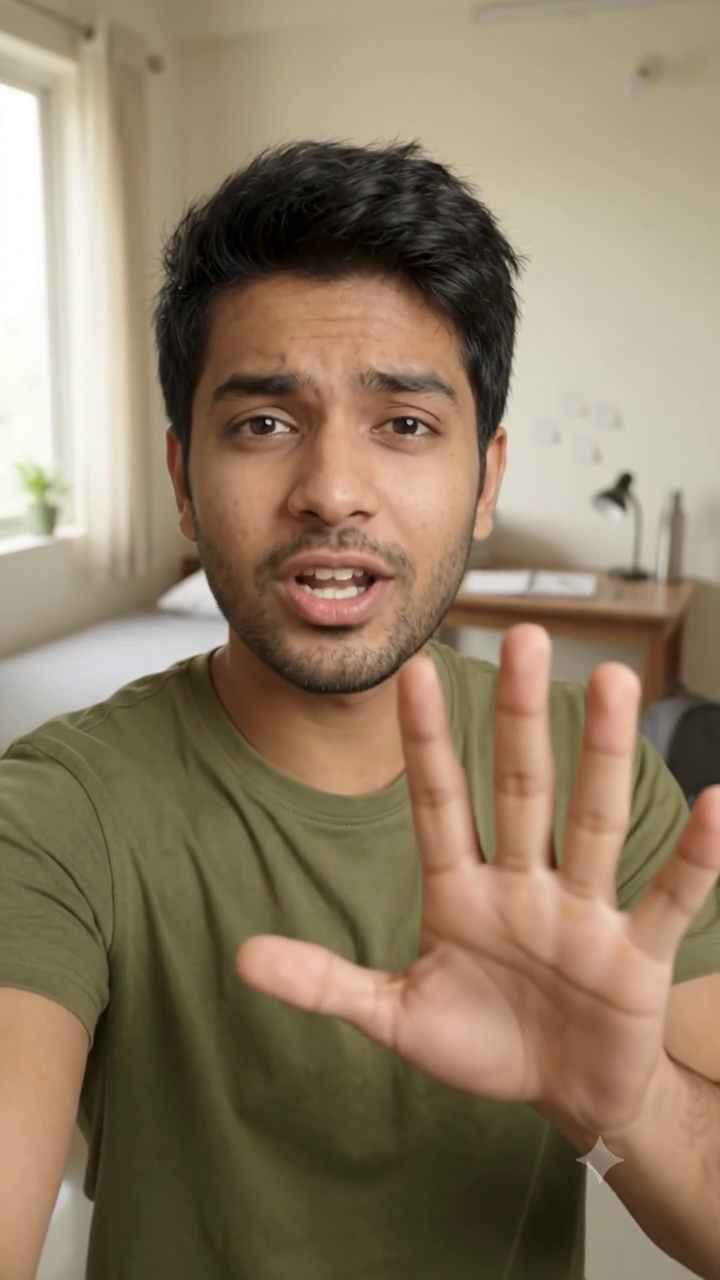
#> input picture frame 19 of ads/reel01/clips/clip1.mp4, 720 x 1280 px
$ python face_track.py
#> lines starting #> are read from the running program, lines starting #| are printed output that depends on the picture
"""Detect the presenter's face per frame (OpenCV Haar) so overlays can avoid eyes/mouth."""
import cv2, json, os
root = os.path.dirname(os.path.dirname(os.path.abspath(__file__)))
casc = cv2.CascadeClassifier(cv2.data.haarcascades + "haarcascade_frontalface_default.xml")
res = {}
for clip in (1, 2, 3):
    cap = cv2.VideoCapture(os.path.join(root, "work", "norm", f"clip{clip}.mp4"))
    f, boxes = 0, []
    while True:
        ok, img = cap.read()
#> img is the input picture: shape (1280, 720, 3); mean B, G, R 101.1, 124.9, 143
        if not ok: break
        if f % 3 == 0:
            g = cv2.cvtColor(cv2.resize(img, (540, 960)), cv2.COLOR_BGR2GRAY)
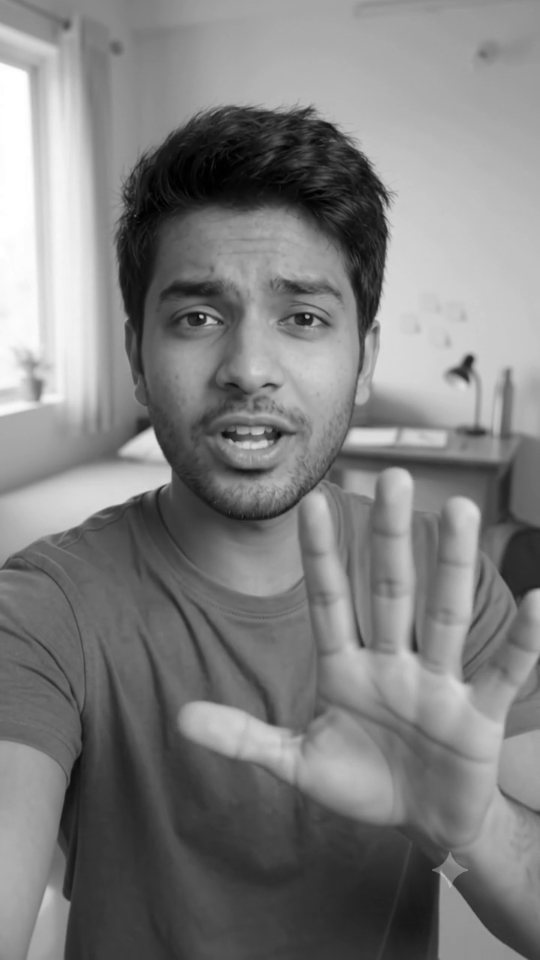
#> g: shape (960, 540); min 0, max 255, mean 127.6
            det = casc.detectMultiScale(g, 1.1, 6, minSize=(120, 120))
#> det = [[101, 199, 294, 294]]
            if len(det):
                x, y, w, h = max(det, key=lambda d: d[2] * d[3])
#> x = 101; y = 199; w = 294; h = 294
                boxes.append({"frame": f, "x": int(x * 2), "y": int(y * 2), "w": int(w * 2), "h": int(h * 2)})
        f += 1
    xs = [b["x"] for b in boxes]; ys = [b["y"] for b in boxes]
    x2 = [b["x"] + b["w"] for b in boxes]; y2 = [b["y"] + b["h"] for b in boxes]
    union = {"x1": min(xs), "y1": min(ys), "x2": max(x2), "y2": max(y2)} if boxes else None
    # eyes ~ 0.30-0.50 of face box height, mouth ~ 0.68-0.90
    res[clip] = {"frames": f, "detections": len(boxes), "union_face_box": union,
                 "eyes_band_union": {"y1": min(b["y"] + int(0.28 * b["h"]) for b in boxes), "y2": max(b["y"] + int(0.52 * b["h"]) for b in boxes)},
                 "mouth_band_union": {"y1": min(b["y"] + int(0.66 * b["h"]) for b in boxes), "y2": max(b["y"] + int(0.92 * b["h"]) for b in boxes)},
                 "boxes": boxes}
    print(clip, f, len(boxes), union, res[clip]["eyes_band_union"], res[clip]["mouth_band_union"])
json.dump(res, open(os.path.join(root, "work", "face_boxes.json"), "w"), indent=1)

$ run again, starting later in the video
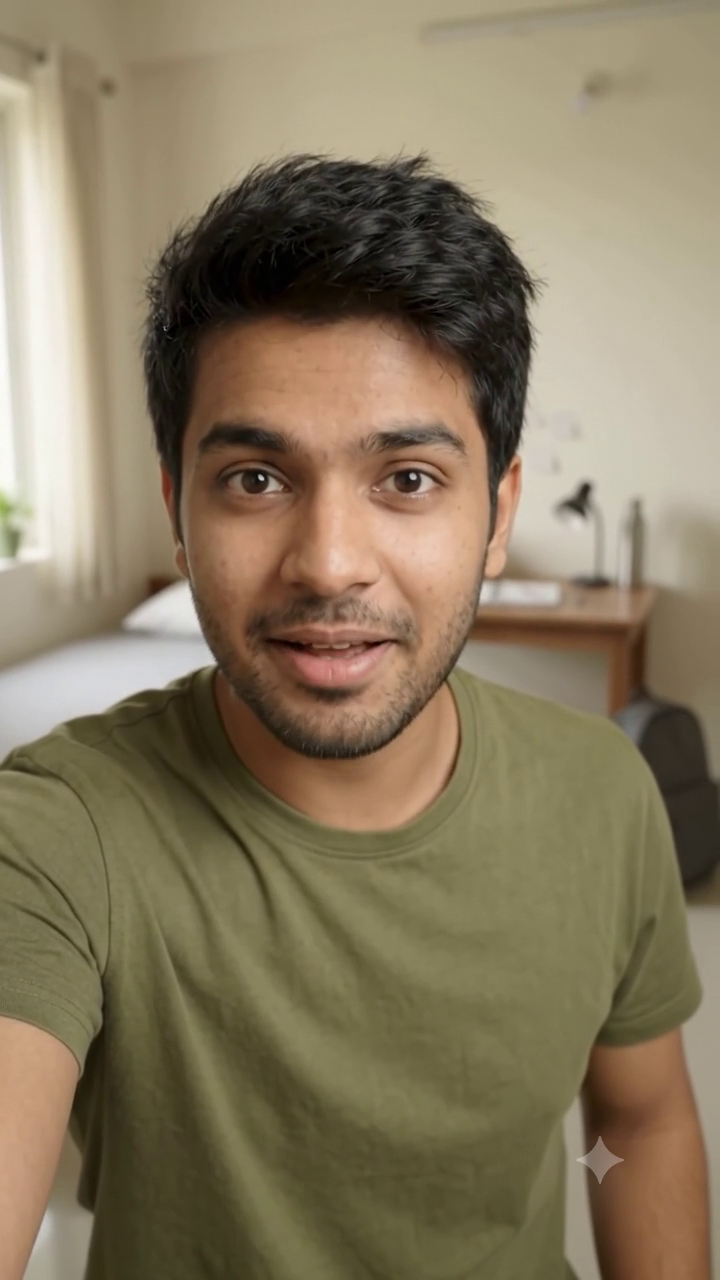
#> input picture frame 86 of ads/reel01/clips/clip1.mp4, 720 x 1280 px
#> img is the input picture: shape (1280, 720, 3); mean B, G, R 95.8, 121.7, 135.6
#> `g = cv2.cvtColor(cv2.resize(img, (540, 960)), cv2.COLOR_BGR2GRAY)`:
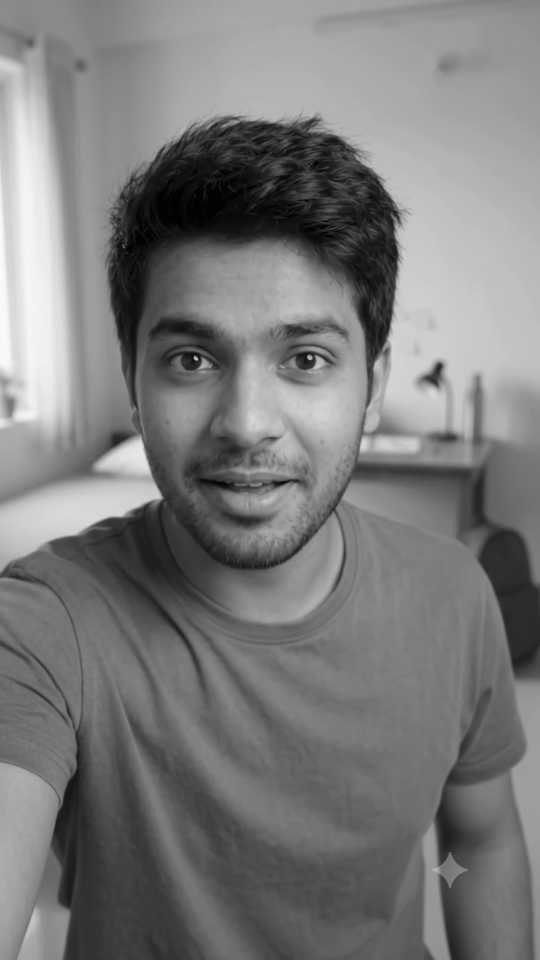
#> g: shape (960, 540); min 0, max 252, mean 122.8
#> det = [[97, 242, 300, 300]]
#> x = 97; y = 242; w = 300

$ run again, starting later in the video
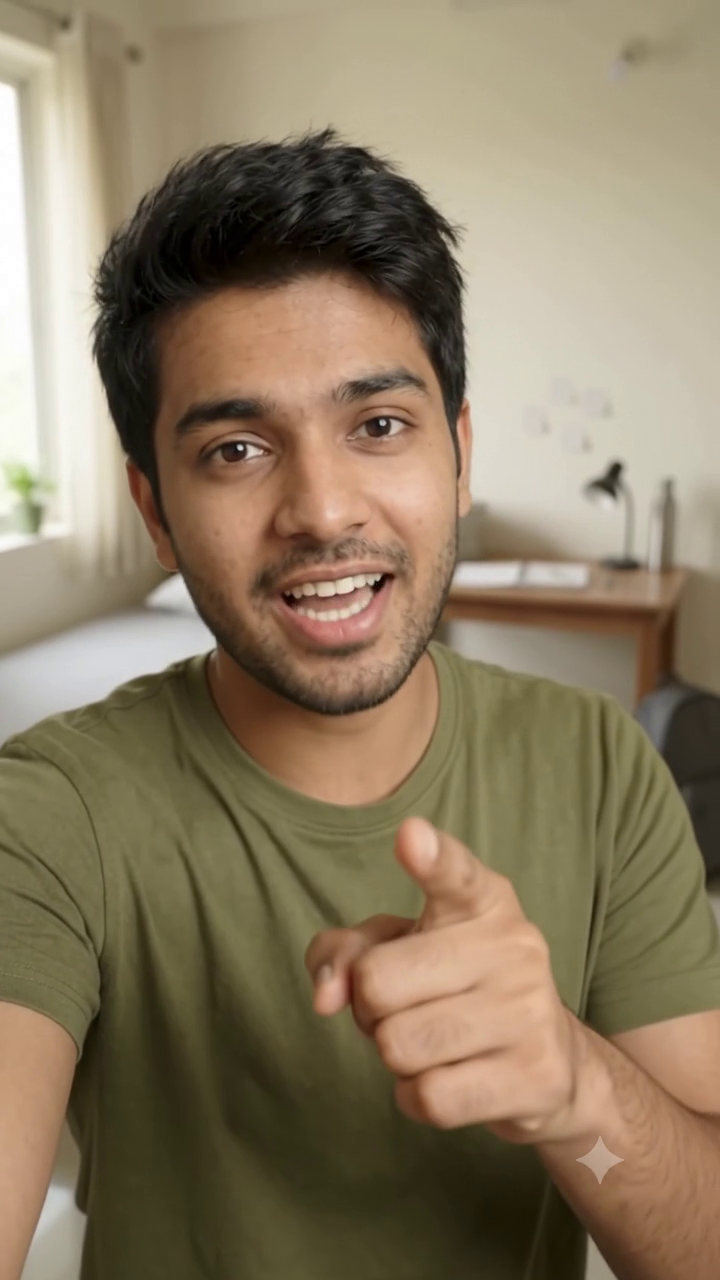
#> input picture frame 153 of ads/reel01/clips/clip1.mp4, 720 x 1280 px
#> img is the input picture: shape (1280, 720, 3); mean B, G, R 98.6, 123.3, 139.2
#> `g = cv2.cvtColor(cv2.resize(img, (540, 960)), cv2.COLOR_BGR2GRAY)`:
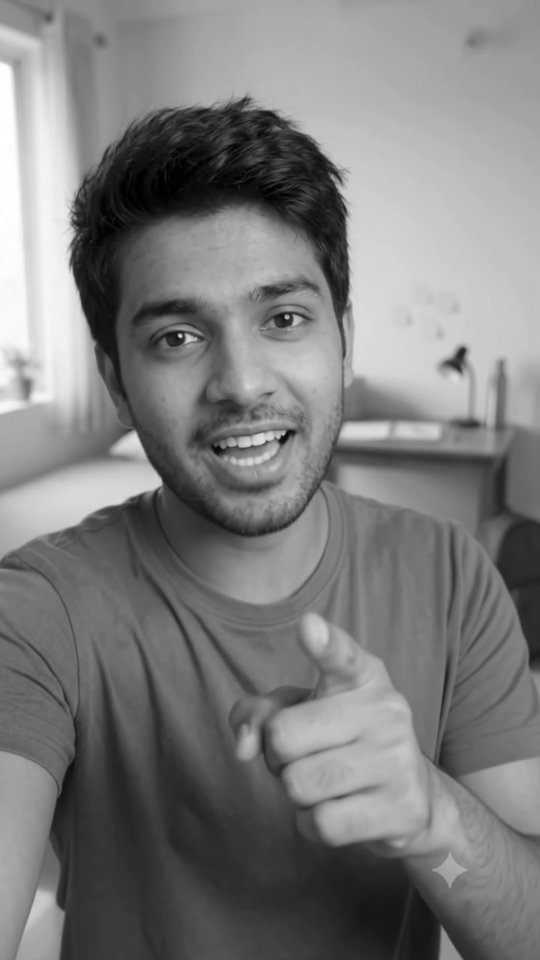
#> g: shape (960, 540); min 0, max 255, mean 125.2
#> det = [[90, 213, 284, 284]]
#> x = 90; y = 213; w = 284
